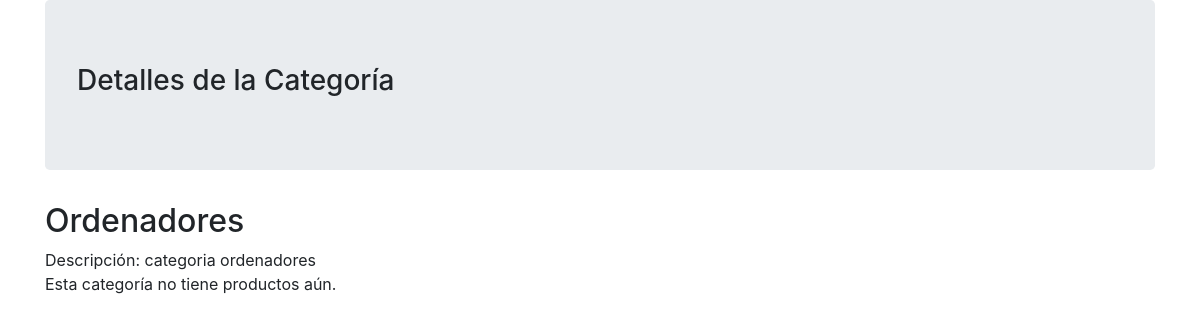
The app's page /categoria/1, older data.
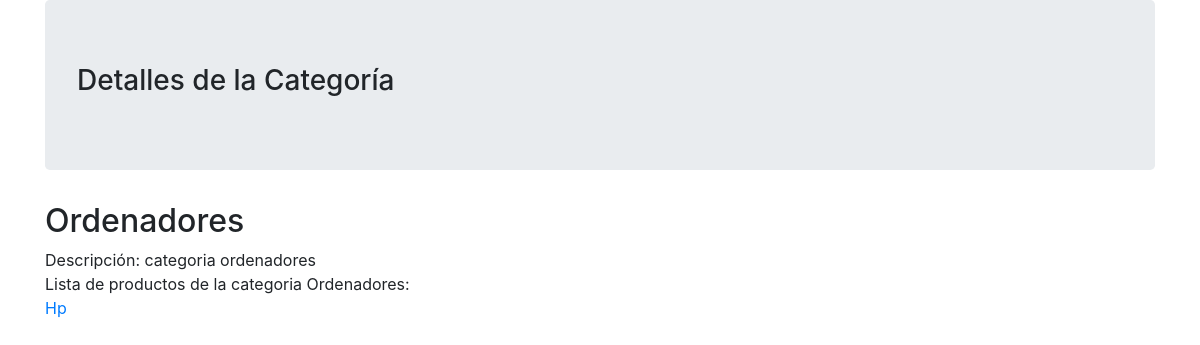
The same page, newer data.
### mi_aplicacion/models.py (models this page shows, shortened)
class Categoria(models.Model):
    nombre = models.CharField(max_length=100)
    descripcion = models.CharField(max_length=200)

class Producto(models.Model):
    nombre = models.CharField(max_length=200)
    descripcion = models.TextField()
    precio = models.DecimalField(max_digits=10, decimal_places=2)
    stock = models.PositiveIntegerField()
    categoria = models.ForeignKey(Categoria, on_delete=models.CASCADE)

### mi_aplicacion/views.py (the view)
# urls.py: path('categoria/<int:pk>', views.detalle_categoria, name='categoria_detalle'),
def detalle_categoria(request, pk):
    categoria = get_object_or_404(models.Categoria, pk=pk)
    contexto = {'categoria': categoria}
    return render(request, 'detalle_categoria.html', contexto)

### mi_aplicacion/templates/detalle_categoria.html (shortened to what this page needs)
{% extends 'index.html' %}
{% block title %}
Detalles de la Categoría
{% endblock %}
{% block content %}
<h2>{{ categoria.nombre }}</h2>
<div>Descripción: {{ categoria.descripcion }}</div>
{% if categoria.producto_set.all %}
<div>Lista de productos de la categoria {{categoria.nombre}}:</div>
{% for prod in categoria.producto_set.all %}
<div>
   <a href="{% url 'producto_detalle' prod.id %}">
      {{ prod.nombre }}
   </a>
</div>
{% endfor %}
{% else %}
<div>Esta categoría no tiene productos aún.</div>
{% endif %}
{% endblock %}

### mi_aplicacion/templates/index.html (shortened to what this page needs)
<!DOCTYPE html>
<html lang="en">
<head>
   <link rel="stylesheet" href="https://cdn.jsdelivr.net/npm/bootstrap@4.6.0/dist/css/bootstrap.min.css"
>
</head>
<body>
   <article class="container">
      <section class="jumbotron">
         <h3>{%block title%}ventas de productos{%endblock%}</h3>
      </section>
      {% block content %}
      {% endblock %}
   </article>
</body>
</html>

Row changes from the older to the newer data that the page shows:
shown differently, row unchanged: Categoria "Ordenadores": nombre (not shown) → "Ordenadores"
added Producto: nombre "Hp"
Text that changed along with them:
text no longer shown: "Esta categoría no tiene productos aún."
text now shown: "Lista de productos de la categoria :"
